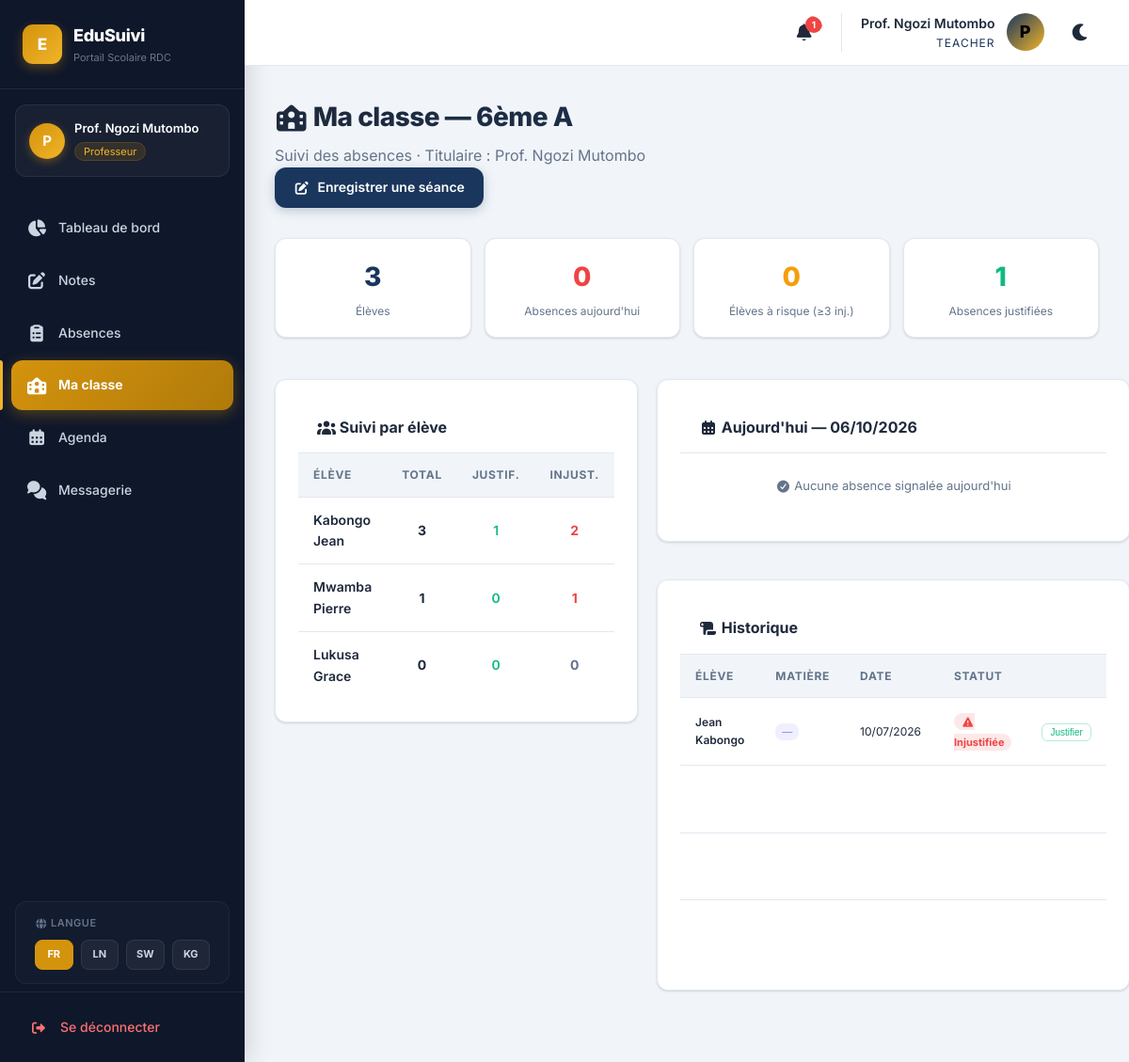
The page /teacher/titulaire.php (signed in) on the database its author committed.
### tables this page shows
CREATE TABLE `classes` (
  `id` int(11) NOT NULL AUTO_INCREMENT,
  `name` varchar(50) NOT NULL,
  `level` varchar(50) NOT NULL,
  `school_level` enum('primaire','secondaire') DEFAULT 'secondaire',
  `teacher_id` int(11) DEFAULT NULL,
  `max_students` int(11) DEFAULT 40,
  `room` varchar(50) DEFAULT NULL,
  `school_year` varchar(20) DEFAULT '2024-2025',
  PRIMARY KEY (`id`),
  KEY `teacher_id` (`teacher_id`),
  CONSTRAINT `classes_ibfk_1` FOREIGN KEY (`teacher_id`) REFERENCES `users` (`id`) ON DELETE SET NULL
);

CREATE TABLE `students` (
  `id` int(11) NOT NULL AUTO_INCREMENT,
  `matricule` varchar(20) DEFAULT NULL,
  `first_name` varchar(50) NOT NULL,
  `last_name` varchar(50) NOT NULL,
  `date_of_birth` date DEFAULT NULL,
  `gender` enum('M','F') DEFAULT 'M',
  `option_filiere` varchar(100) DEFAULT NULL,
  `phone` varchar(20) DEFAULT NULL,
  `address` text DEFAULT NULL,
  `photo` varchar(255) DEFAULT NULL,
  `school_year` varchar(20) DEFAULT '2024-2025',
  `class_id` int(11) DEFAULT NULL,
  `parent_id` int(11) DEFAULT NULL,
  `created_at` timestamp NOT NULL DEFAULT current_timestamp(),
  `updated_at` timestamp NOT NULL DEFAULT current_timestamp() ON UPDATE current_timestamp(),
  PRIMARY KEY (`id`),
  KEY `class_id` (`class_id`),
  KEY `parent_id` (`parent_id`),
  CONSTRAINT `students_ibfk_1` FOREIGN KEY (`class_id`) REFERENCES `classes` (`id`) ON DELETE SET NULL,
  CONSTRAINT `students_ibfk_2` FOREIGN KEY (`parent_id`) REFERENCES `users` (`id`) ON DELETE SET NULL
);

CREATE TABLE `absences` (
  `id` int(11) NOT NULL AUTO_INCREMENT,
  `student_id` int(11) NOT NULL,
  `subject_id` int(11) DEFAULT NULL,
  `date` date NOT NULL,
  `justified` tinyint(1) DEFAULT 0,
  `reason` text DEFAULT NULL,
  `recorded_by` int(11) NOT NULL,
  `created_at` timestamp NOT NULL DEFAULT current_timestamp(),
  PRIMARY KEY (`id`),
  KEY `subject_id` (`subject_id`),
  KEY `recorded_by` (`recorded_by`),
  KEY `idx_absences_student` (`student_id`),
  KEY `idx_absences_date` (`date`),
  CONSTRAINT `absences_ibfk_1` FOREIGN KEY (`student_id`) REFERENCES `students` (`id`) ON DELETE CASCADE,
  CONSTRAINT `absences_ibfk_2` FOREIGN KEY (`subject_id`) REFERENCES `subjects` (`id`) ON DELETE SET NULL,
  CONSTRAINT `absences_ibfk_3` FOREIGN KEY (`recorded_by`) REFERENCES `users` (`id`) ON DELETE CASCADE
);

### includes/config.php (called while the page is built, shortened)
<?php
function getUser() {
    return [
        'id'          => $_SESSION['user_id'] ?? null,
        'name'        => $_SESSION['user_name'] ?? '',
        'email'       => $_SESSION['user_email'] ?? '',
        'role'        => $_SESSION['user_role'] ?? '',
        'school_id'   => $_SESSION['school_id'] ?? null,
        'school_mode' => $_SESSION['school_mode'] ?? 'secondaire',
    ];
}
function escape($str) {
    return htmlspecialchars($str, ENT_QUOTES, 'UTF-8');
}

### teacher/titulaire.php (the view, shortened to what this page needs)
<?php
require_once __DIR__ . '/../includes/config.php';
$currentUser = getUser();
$titularClass = $pdo->prepare("SELECT * FROM classes WHERE teacher_id = ? LIMIT 1");
$titularClass->execute([$currentUser['id']]);
$myClass = $titularClass->fetch();
require_once __DIR__ . '/../includes/header.php';
$students = $pdo->prepare("
    SELECT s.id, s.first_name, s.last_name, s.matricule,
           COUNT(a.id)                                     as total_abs,
           SUM(CASE WHEN a.justified=1 THEN 1 ELSE 0 END) as justified_abs,
           SUM(CASE WHEN a.justified=0 THEN 1 ELSE 0 END) as unjust_abs
    FROM students s
    LEFT JOIN absences a ON a.student_id = s.id
    WHERE s.class_id = ?
    GROUP BY s.id
    ORDER BY unjust_abs DESC, s.last_name
");
$students->execute([$myClass['id']]);
$students = $students->fetchAll();
$today = date('Y-m-d');
$todayAbs = $pdo->prepare("
    SELECT a.*, CONCAT(s.first_name,' ',s.last_name) as student_name,
           sub.name as subject_name
    FROM absences a
    JOIN students s ON a.student_id = s.id
    LEFT JOIN subjects sub ON a.subject_id = sub.id
    WHERE s.class_id = ? AND a.date = ?
    ORDER BY sub.name, s.last_name
");
$todayAbs->execute([$myClass['id'], $today]);
$todayAbsences = $todayAbs->fetchAll();
$filter_student = intval($_GET['student'] ?? 0);
$histQuery = "
    SELECT a.*, CONCAT(s.first_name,' ',s.last_name) as student_name,
           sub.name as subject_name,
           u.name as recorded_by_name
    FROM absences a
    JOIN students s ON a.student_id = s.id
    LEFT JOIN subjects sub ON a.subject_id = sub.id
    LEFT JOIN users u ON a.recorded_by = u.id
    WHERE s.class_id = ?
    " . ($filter_student ? "AND a.student_id = $filter_student" : "") . "
    ORDER BY a.date DESC, s.last_name
    LIMIT 100
";
$histStmt = $pdo->prepare($histQuery);
$histStmt->execute([$myClass['id']]);
$history = $histStmt->fetchAll();
$alertCount = count(array_filter($students, fn($s) => $s['unjust_abs'] >= 3));
?>
<div class="page-header">
    <div>
        <h2>🏫 Ma classe — <?= escape($myClass['name']) ?></h2>
        <p>Suivi des absences · Titulaire : <?= escape($currentUser['name']) ?></p>
    </div>
    <a href="/edusuivi/teacher/absences.php" class="btn btn-primary">📝 Enregistrer une séance</a>
</div>
<div style="display:grid; grid-template-columns:repeat(4,1fr); gap:14px; margin-bottom:20px;">
    <div class="card" style="padding:18px; text-align:center;">
        <div style="font-size:28px; font-weight:800; color:var(--primary);"><?= count($students) ?></div>
        <div style="font-size:12px; color:var(--text-muted); margin-top:4px;">Élèves</div>
    </div>
    <div class="card" style="padding:18px; text-align:center;">
        <div style="font-size:28px; font-weight:800; color:#ef4444;"><?= count($todayAbsences) ?></div>
        <div style="font-size:12px; color:var(--text-muted); margin-top:4px;">Absences aujourd'hui</div>
    </div>
    <div class="card" style="padding:18px; text-align:center;">
        <div style="font-size:28px; font-weight:800; color:#f59e0b;"><?= $alertCount ?></div>
        <div style="font-size:12px; color:var(--text-muted); margin-top:4px;">Élèves à risque (≥3 inj.)</div>
    </div>
    <div class="card" style="padding:18px; text-align:center;">
        <div style="font-size:28px; font-weight:800; color:#10b981;"><?= array_sum(array_column($students,'justified_abs')) ?></div>
        <div style="font-size:12px; color:var(--text-muted); margin-top:4px;">Absences justifiées</div>
    </div>
</div>
<div style="display:grid; grid-template-columns:1fr 1.3fr; gap:20px; align-items:start;">
    <div class="card">
        <div style="padding:14px 20px; border-bottom:1px solid var(--border); font-weight:700;">👥 Suivi par élève</div>
        <div style="overflow-y:auto; max-height:480px;">
            <table style="width:100%;">
                <thead>
                    <tr>
                        <th>Élève</th>
                        <th style="text-align:center;">Total</th>
                        <th style="text-align:center;">Justif.</th>
                        <th style="text-align:center;">Injust.</th>
                    </tr>
                </thead>
                <tbody>
                <?php foreach ($students as $s):
                    $risk = $s['unjust_abs'] >= 3;
                ?>
                <tr style="<?= $risk ? 'background:rgba(239,68,68,0.04);' : '' ?>">
                    <td>
                        <a href="?student=<?= $s['id'] ?>" style="font-weight:<?= $filter_student == $s['id'] ? '800' : '600' ?>; color:var(--text); text-decoration:none;">
                            <?= escape($s['last_name'] . ' ' . $s['first_name']) ?>
                        </a>
                    </td>
                    <td style="text-align:center; font-weight:700;"><?= $s['total_abs'] ?></td>
                    <td style="text-align:center; color:#10b981; font-weight:600;"><?= $s['justified_abs'] ?></td>
                    <td style="text-align:center; color:<?= $s['unjust_abs'] > 0 ? '#ef4444' : 'var(--text-muted)' ?>; font-weight:700;"><?= $s['unjust_abs'] ?></td>
                </tr>
                <?php endforeach; ?>
                </tbody>
            </table>
        </div>
    </div>
    <div style="display:flex; flex-direction:column; gap:16px;">
        <div class="card">
            <div style="padding:14px 20px; border-bottom:1px solid var(--border); font-weight:700;">
                📅 Aujourd'hui — <?= date('d/m/Y') ?>
            </div>
            <?php if (empty($todayAbsences)): ?>
            <div style="padding:24px; text-align:center; color:var(--text-muted); font-size:13px;">
            </div>
            <?php endif; ?>
        </div>
        <div class="card">
            <div style="padding:14px 20px; border-bottom:1px solid var(--border); font-weight:700;">
            </div>
            <?php if (empty($history)): ?>
            <div style="padding:24px; text-align:center; color:var(--text-muted);">Aucune absence enregistrée.</div>
            <?php else: ?>
            <div style="overflow-x:auto; max-height:360px; overflow-y:auto;">
                <table style="width:100%;">
                    <thead>
                        <tr>
                            <th>Élève</th>
                            <th>Matière</th>
                            <th>Date</th>
                            <th>Statut</th>
                            <th></th>
                        </tr>
                    </thead>
                    <tbody>
                    <?php foreach ($history as $a): ?>
                    <tr id="absrow_<?= $a['id'] ?>">
                        <td style="font-size:12px; font-weight:600;"><?= escape($a['student_name']) ?></td>
                        <td>
                            <span style="font-size:11px; background:rgba(99,102,241,0.1); color:#818cf8; padding:2px 7px; border-radius:8px;">
                                <?= escape($a['subject_name'] ?? '—') ?>
                            </span>
                        </td>
                        <td style="font-size:12px;"><?= date('d/m/Y', strtotime($a['date'])) ?></td>
                        <td id="status_<?= $a['id'] ?>">
                            <span style="font-size:11px; font-weight:700; padding:2px 8px; border-radius:10px;
                                <?= $a['justified'] ? 'background:rgba(16,185,129,0.12);color:#10b981;' : 'background:rgba(239,68,68,0.12);color:#ef4444;' ?>">
                            </span>
                        </td>
                        <td>
                            <?php if (!$a['justified']): ?>
                            <button onclick="openJustify(<?= $a['id'] ?>, '<?= escape($a['student_name']) ?>')"
                                    style="font-size:10px; padding:3px 8px; border-radius:6px; border:1px solid rgba(16,185,129,0.3); background:none; color:#10b981; cursor:pointer;">
                                Justifier
                            </button>
                            <?php endif; ?>
                        </td>
                    </tr>
                    <?php endforeach; ?>
                    </tbody>
                </table>
            </div>
            <?php endif; ?>
        </div>
    </div>
</div>
<?php require_once __DIR__ . '/../includes/footer.php'; ?>

### css/style.css (style rules this page uses)
:root { --primary: #1a365d; --primary-light: #2a4a7f; --primary-dark: #0f2341; --gold: #d4930d; --gold-light: #f0b429; --gold-dark: #b07a0a; --success: #1b7a43; --success-light: #ebf7ee; --danger: #dc2626; --danger-light: #fee2e2; --warning: #f59e0b; --warning-light: #fef3c7; --bg: #f1f5f9; --card: #ffffff; --text: #1e293b; --text-muted: #64748b; --border: #e2e8f0; --sidebar-bg: #0f172a; --sidebar-text: #cbd5e1; --sidebar-active: var(--gold); --radius: 12px; --shadow: 0 1px 3px rgba(0,0,0,0.1), 0 1px 2px rgba(0,0,0,0.06); --shadow-md: 0 4px 6px -1px rgba(0,0,0,0.1), 0 2px 4px -1px rgba(0,0,0,0.06); --shadow-lg: 0 10px 15px -3px rgba(0,0,0,0.1); --transition: all 0.25s cubic-bezier(0.4, 0, 0.2, 1); }
* { margin: 0; padding: 0; box-sizing: border-box; }
html, body { height: 100%; scroll-behavior: smooth; }
body { font-family: 'Inter', 'Segoe UI', system-ui, -apple-system, sans-serif; background: var(--bg); color: var(--text); line-height: 1.6; -webkit-font-smoothing: antialiased; overflow-x: hidden; }
a { color: var(--primary); text-decoration: none; transition: var(--transition); }
.fade-in-up { opacity: 0; transform: translateY(20px); transition: opacity 0.45s ease, transform 0.45s ease; }
.fade-in-up.visible { opacity: 1; transform: translateY(0); }
.fade-in-left { opacity: 0; transform: translateX(-16px); transition: opacity 0.35s ease, transform 0.35s ease; }
.fade-in-left.visible { opacity: 1; transform: translateX(0); }
.page-header { margin-bottom: 32px; }
.page-header h2 { font-size: 28px; font-weight: 800; letter-spacing: -0.5px; background: linear-gradient(135deg, var(--text), var(--primary)); -webkit-background-clip: text; -webkit-text-fill-color: transparent; background-clip: text; }
.page-header p { color: var(--text-muted); margin-top: 6px; }
.card { background: var(--card); border-radius: var(--radius); padding: 24px; box-shadow: var(--shadow); border: 1px solid var(--border); margin-bottom: 24px; transition: var(--transition); }
table { width: 100%; border-collapse: collapse; }
th, td { padding: 13px 16px; text-align: left; border-bottom: 1px solid var(--border); }
th { font-size: 12px; text-transform: uppercase; letter-spacing: 0.7px; color: var(--text-muted); font-weight: 700; background: var(--bg); }
td { font-size: 14px; }
tr { transition: background 0.15s; }
tbody tr:last-child td { border-bottom: none; }
.btn { padding: 10px 20px; border: none; border-radius: var(--radius); font-size: 14px; font-weight: 600; cursor: pointer; transition: var(--transition); display: inline-flex; align-items: center; gap: 8px; position: relative; overflow: hidden; font-family: inherit; }
.btn-primary { background: var(--primary); color: white; box-shadow: 0 3px 12px rgba(26,54,93,0.25); }
:root { --wa-green: #25D366; --wa-green-dark: #128C7E; --wa-green-light: #dcf8c6; --wa-sidebar-bg: #111b21; --wa-sidebar-hover: #202c33; --wa-chat-bg: #efeae2; --wa-header-bg: #202c33; --wa-input-bg: #2a3942; --wa-bubble-out: #d9fdd3; --wa-bubble-in: #ffffff; --wa-text-muted-wa: #8696a0; --wa-tick-color: #53bdeb; }

### rows shown on the page
classes: name "6ème A"
students: last_name+first_name "Kabongo Jean", total_abs "3", justified_abs "1", unjust_abs "2"
students: last_name+first_name "Mwamba Pierre", total_abs "1", justified_abs "0", unjust_abs "1"
students: last_name+first_name "Lukusa Grace", total_abs "0", justified_abs "0", unjust_abs "0"
absences: student_name "Jean Kabongo", subject_name "—", date "10/07/2026"

### other values the page prints
t('app_name') "EduSuivi"
t('app_subtitle') "Portail Scolaire RDC"
substr($currentUser['name'], 0, 1) "P"
$currentUser['name'] "Prof. Ngozi Mutombo"
$roleLabels[$currentUser['role']] "Professeur"
t($navLabel) "Tableau de bord"
t($navLabel) "Notes"
t($navLabel) "Absences"
t($navLabel) "Agenda"
t($navLabel) "Messagerie"
t('language') "LANGUE"
t('logout') "Se déconnecter"
$notifCount "1"
$currentUser['role'] "TEACHER"
count($students) "3"
